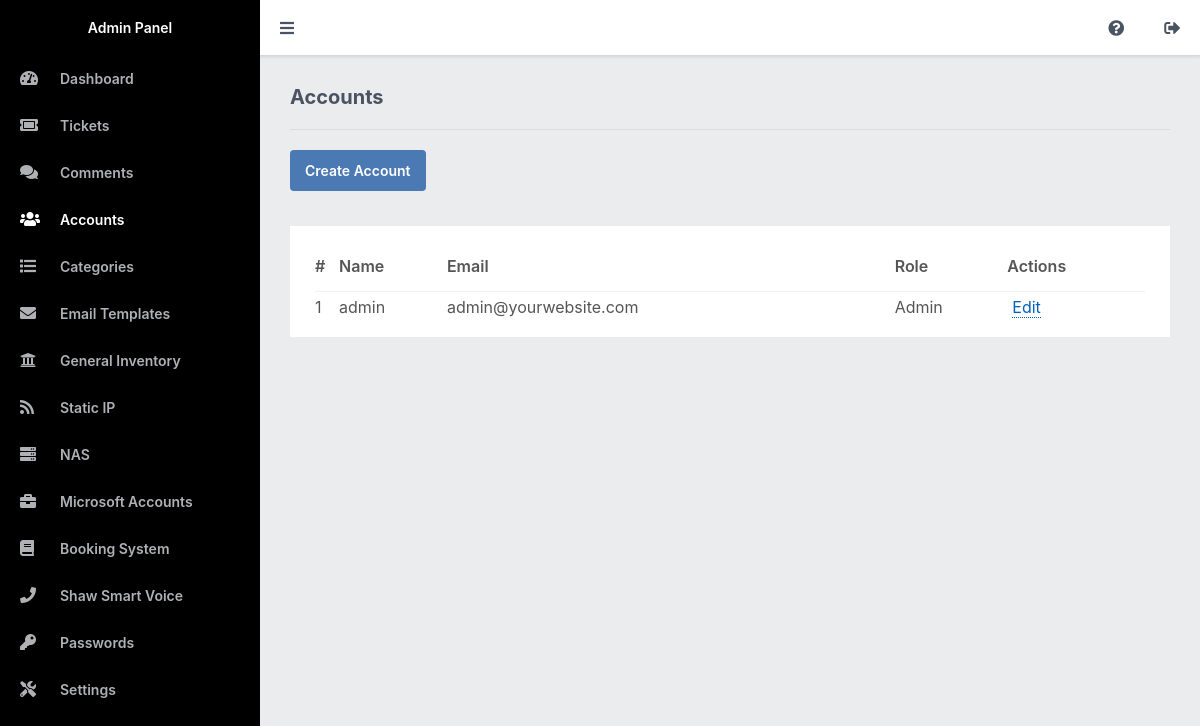
Page /admin/accounts.php (signed in) on the committed database.
### tables this page shows
CREATE TABLE IF NOT EXISTS `accounts` (
`id` int(11) NOT NULL,
  `name` varchar(255) NOT NULL,
  `password` varchar(255) NOT NULL,
  `email` varchar(255) NOT NULL,
  `role` enum('Member','Admin') NOT NULL DEFAULT 'Member'
);

### admin/accounts.php (the view)
<?php
include 'main.php';
$stmt = $pdo->prepare('SELECT * FROM accounts');
$stmt->execute();
$accounts = $stmt->fetchAll(PDO::FETCH_ASSOC);
?>
<?=template_admin_header('Accounts', 'accounts')?>
<h2>Accounts</h2>
<div class="links">
    <a href="account.php">Create Account</a>
</div>
<div class="content-block">
    <div class="table">
        <table>
            <thead>
                <tr>
                    <td>#</td>
                    <td>Name</td>
                    <td>Email</td>
                    <td>Role</td>
                    <td>Actions</td>
                </tr>
            </thead>
            <tbody>
                <?php if (empty($accounts)): ?>
                <tr>
                    <td colspan="8" style="text-align:center;">There are no accounts</td>
                </tr>
                <?php else: ?>
                <?php foreach ($accounts as $account): ?>
                <tr>
                    <td><?=$account['id']?></td>
                    <td><?=$account['name']?></td>
                    <td><?=$account['email']?></td>
                    <td><?=$account['role']?></td>
                    <td>
                        <a href="account.php?id=<?=$account['id']?>">Edit</a>
                    </td>
                </tr>
                <?php endforeach; ?>
                <?php endif; ?>
            </tbody>
        </table>
    </div>
</div>
<?=template_admin_footer()?>

### admin/admin.css (style rules this page uses)
* { box-sizing: border-box; font-family: -apple-system, BlinkMacSystemFont, "segoe ui", roboto, oxygen, ubuntu, cantarell, "fira sans", "droid sans", "helvetica neue", Arial, sans-serif; font-size: 16px; -webkit-font-smoothing: antialiased; -moz-osx-font-smoothing: grayscale; }
html { height: 100%; }
body { position: relative; min-height: 100%; color: #555555; background-color: #ebeced; margin: 0; }
h1, h2, h3, h4, h5 { color: #4a5361; margin: 0; padding: 0; }
main h2 { font-size: 20px; padding-bottom: 20px; border-bottom: 1px solid #dbdddf; }
main .content-block { background-color: #fff; margin-top: 25px; padding: 15px; }
main .table { padding: 0 10px; }
main .table table { width: 100%; border-collapse: collapse; }
main .table table thead td { font-weight: 600; padding: 15px 0; }
main .table table thead tr { border-bottom: 1px solid #f0f1f2; }
main .table table tbody td { padding: 5px 0; }
main .table table tbody td a { text-decoration: none; color: #0060ba; border-bottom: 1px dotted; margin: 0 5px; }
main .links { display: flex; flex-flow: wrap; padding-top: 20px; }
main .links a { display: inline-flex; text-decoration: none; background: #4a79b4; color: #FFFFFF; padding: 12px 15px; margin-right: 10px; margin-bottom: 10px; font-size: 14px; font-weight: 600; border-radius: 4px; }

### rows in the picture
accounts: id "1", name "admin", email "admin@yourwebsite.com", role "Admin"
